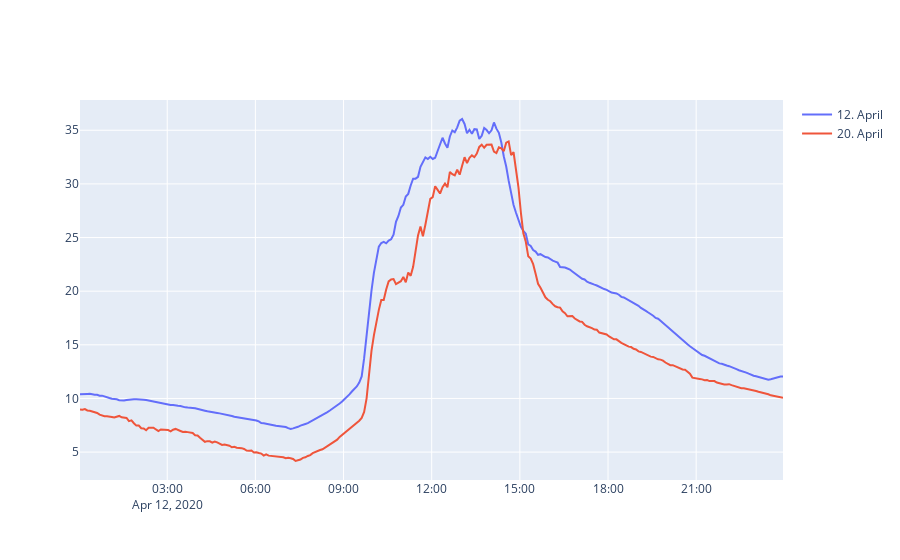

Notebook source saved alongside this figure:
### Markdown cell above
Wie man sieht, werden die beiden Graphen zwar in einer Graphik angezeigt, allerdings nicht "übereinanderliegend", da die x-Werte sich im Datum unterscheiden. Hierzu müssen die x-Werte auf den gleichen Tag festgelegt werden (also bspw. den 12.04.)

### Code cell
fig = go.Figure()
# Add traces
fig.add_trace(go.Scatter(x=df_Apr12.index, y=df_Apr12['value'],mode='lines',name='12. April'))
fig.add_trace(go.Scatter(x=df_Apr12.index, y=df_Apr20['value'],mode='lines',name='20. April'))
fig.show()

### Figure 1 — Plotly figure (JSON) as saved in the notebook; plotly's stock layout.template omitted (floating-point values rounded to 4 significant figures; data arrays with more than 128 entries replaced by an {"elided": "..."} marker saying what was removed)
{"data": [{"mode": "lines", "name": "12. April", "type": "scatter", "x": {"elided": "288 str values"}, "y": {"elided": "288 float values"}}, {"mode": "lines", "name": "20. April", "type": "scatter", "x": {"elided": "288 str values"}, "y": {"elided": "288 float values"}}], "layout": {}}
